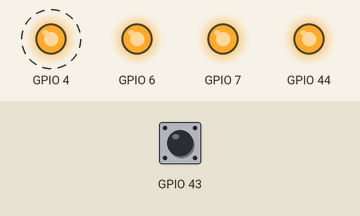
This sketch was run on a simulated ESP32. Parts: output pins drawn as LEDs (lit = HIGH). Dashed ring = blinking. The inputs (shaded band) are chosen by the test bench; at power-on: GPIO 43 HIGH.

Above: at 1.2 s.
1.3 s: GPIO 43 pulled LOW for 0.15 s
At 1.37 s:
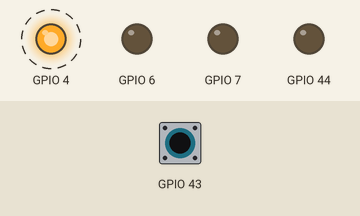
4.3 s: GPIO 43 pulled LOW for 1 s
At 6.4 s:
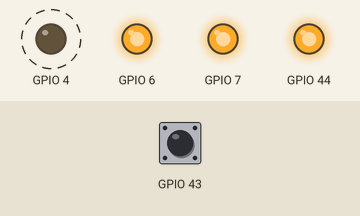
7.3 s: GPIO 43 pulled LOW for 3.2 s
At 8.8 s:
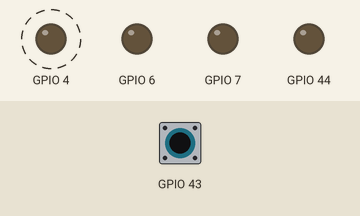
Timing chart, 0 to 18.0 s (numbered marks = the images above; inputs shaded):
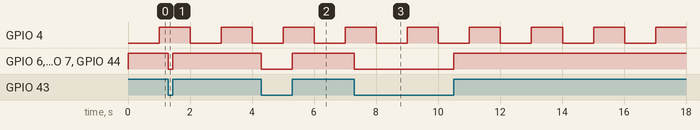

The sketch:

led-without-delay.ino
```cpp
// *** File   : /esp8266-arduino/led-without-delay/
//              led-without-delay.ino
// *** Author : Erwin Ouyang
// *** Date   : 17 Agt 2018

unsigned long now = 0;
unsigned long last = 0;

void setup()
{
    // Set pin as output
    pinMode(D3, OUTPUT);
    // Set pin as input pull-up
    pinMode(D6, INPUT_PULLUP);
    // Set PWM range from 0 to 255
    analogWriteRange(255);
}

void loop()
{
    // *** Blink the red LED ***
    // Read current millis value
    now = millis();
    // If 1 second has been elapsed
    if ((now - last) > 1000)
    {
        // Toggle the LED
        digitalWrite(D3, !digitalRead(D3));
        // Save current millis value as a
        // reference for next loop
        last = now;
    }

    // *** Read button state ***
    if (digitalRead(D6) == LOW)
        rgbLedWrite(255, 255, 255);
    else
        rgbLedWrite(0, 0, 0);
}

void rgbLedWrite(byte red, byte green, byte blue)
{
    analogWrite(D5, 255-red);
    analogWrite(D7, 255-green);
    analogWrite(D8, 255-blue);
}
```

Measured:
- after the input at 1.3 s, GPIO 6, GPIO 7, GPIO 44: HIGH → LOW at once, → HIGH 0.15 s later
- after the input at 4.3 s, GPIO 6, GPIO 7, GPIO 44: HIGH → LOW at once, → HIGH 1.0 s later
- after the input at 7.3 s, GPIO 6, GPIO 7, GPIO 44: HIGH → LOW at once, → HIGH 3.2 s later
- by itself, GPIO 4: alternates HIGH for 1.0 s and LOW for 1.0 s
